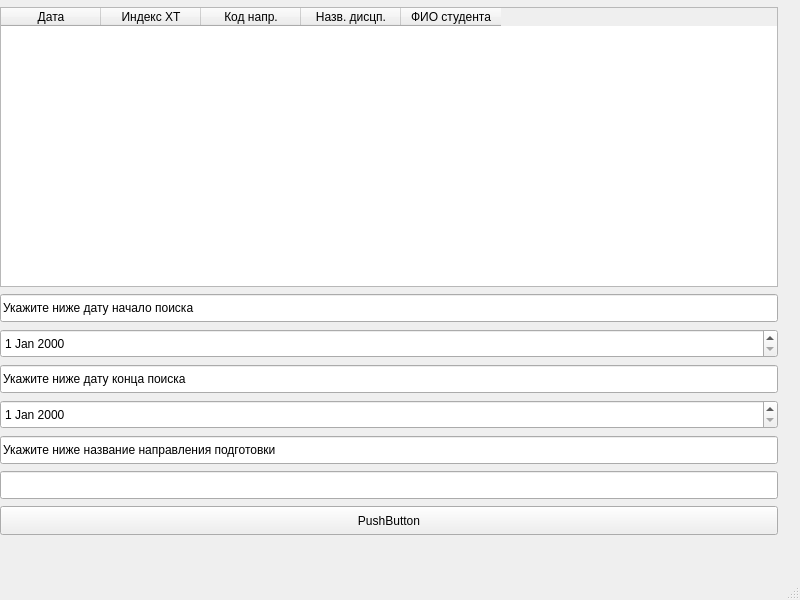
<?xml version="1.0" encoding="UTF-8"?>
<ui version="4.0">
 <class>findinwindow</class>
 <widget class="QMainWindow" name="findinwindow">
  <property name="geometry">
   <rect>
    <x>0</x>
    <y>0</y>
    <width>800</width>
    <height>600</height>
   </rect>
  </property>
  <property name="windowTitle">
   <string>MainWindow</string>
  </property>
  <widget class="QWidget" name="centralwidget">
   <widget class="QLineEdit" name="lineEdit_2">
    <property name="geometry">
     <rect>
      <x>0</x>
      <y>365</y>
      <width>778</width>
      <height>28</height>
     </rect>
    </property>
    <property name="text">
     <string>Укажите ниже дату конца поиска</string>
    </property>
   </widget>
   <widget class="QDateEdit" name="dateEdit">
    <property name="geometry">
     <rect>
      <x>0</x>
      <y>329</y>
      <width>778</width>
      <height>29</height>
     </rect>
    </property>
   </widget>
   <widget class="QLineEdit" name="linefordisp">
    <property name="geometry">
     <rect>
      <x>0</x>
      <y>471</y>
      <width>778</width>
      <height>28</height>
     </rect>
    </property>
   </widget>
   <widget class="QLineEdit" name="lineEdit">
    <property name="geometry">
     <rect>
      <x>0</x>
      <y>294</y>
      <width>778</width>
      <height>28</height>
     </rect>
    </property>
    <property name="text">
     <string>Укажите ниже дату начало поиска</string>
    </property>
   </widget>
   <widget class="QLineEdit" name="line_nonedit">
    <property name="geometry">
     <rect>
      <x>0</x>
      <y>436</y>
      <width>778</width>
      <height>28</height>
     </rect>
    </property>
    <property name="text">
     <string>Укажите ниже название направления подготовки</string>
    </property>
   </widget>
   <widget class="QTableWidget" name="BaseTable">
    <property name="geometry">
     <rect>
      <x>0</x>
      <y>7</y>
      <width>778</width>
      <height>280</height>
     </rect>
    </property>
    <property name="editTriggers">
     <set>QAbstractItemView::EditTrigger::NoEditTriggers</set>
    </property>
    <property name="dragDropOverwriteMode">
     <bool>true</bool>
    </property>
    <property name="dragDropMode">
     <enum>QAbstractItemView::DragDropMode::NoDragDrop</enum>
    </property>
    <attribute name="horizontalHeaderCascadingSectionResizes">
     <bool>true</bool>
    </attribute>
    <attribute name="horizontalHeaderHighlightSections">
     <bool>true</bool>
    </attribute>
    <column>
     <property name="text">
      <string>Дата</string>
     </property>
     <property name="background">
      <color>
       <red>240</red>
       <green>253</green>
       <blue>0</blue>
      </color>
     </property>
    </column>
    <column>
     <property name="text">
      <string>Индекс ХТ</string>
     </property>
    </column>
    <column>
     <property name="text">
      <string>Код напр.</string>
     </property>
     <property name="textAlignment">
      <set>AlignHCenter|AlignTop</set>
     </property>
     <property name="background">
      <color>
       <red>250</red>
       <green>0</green>
       <blue>0</blue>
      </color>
     </property>
    </column>
    <column>
     <property name="text">
      <string>Назв. дисцп.</string>
     </property>
     <property name="background">
      <color>
       <red>59</red>
       <green>0</green>
       <blue>255</blue>
      </color>
     </property>
    </column>
    <column>
     <property name="text">
      <string>ФИО студента</string>
     </property>
     <property name="background">
      <color>
       <red>38</red>
       <green>255</green>
       <blue>0</blue>
      </color>
     </property>
    </column>
   </widget>
   <widget class="QPushButton" name="pushButton">
    <property name="geometry">
     <rect>
      <x>0</x>
      <y>506</y>
      <width>778</width>
      <height>29</height>
     </rect>
    </property>
    <property name="text">
     <string>PushButton</string>
    </property>
   </widget>
   <widget class="QDateEdit" name="dateEdit_2">
    <property name="geometry">
     <rect>
      <x>0</x>
      <y>400</y>
      <width>778</width>
      <height>29</height>
     </rect>
    </property>
   </widget>
  </widget>
  <widget class="QMenuBar" name="menubar">
   <property name="geometry">
    <rect>
     <x>0</x>
     <y>0</y>
     <width>800</width>
     <height>25</height>
    </rect>
   </property>
  </widget>
  <widget class="QStatusBar" name="statusbar"/>
 </widget>
 <resources/>
 <connections/>
</ui>
